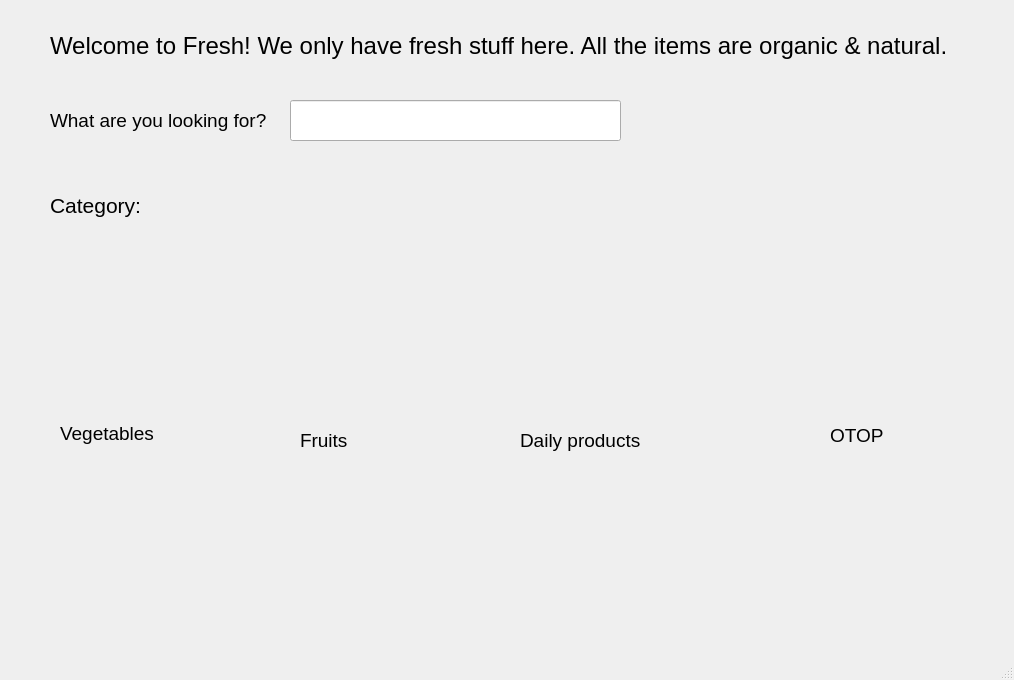
<?xml version="1.0" encoding="UTF-8"?>
<ui version="4.0">
 <class>MainWindow</class>
 <widget class="QMainWindow" name="MainWindow">
  <property name="geometry">
   <rect>
    <x>0</x>
    <y>0</y>
    <width>1014</width>
    <height>680</height>
   </rect>
  </property>
  <property name="windowTitle">
   <string>MainWindow</string>
  </property>
  <widget class="QWidget" name="centralwidget">
   <widget class="QLabel" name="label">
    <property name="geometry">
     <rect>
      <x>50</x>
      <y>20</y>
      <width>941</width>
      <height>51</height>
     </rect>
    </property>
    <property name="font">
     <font>
      <pointsize>18</pointsize>
     </font>
    </property>
    <property name="text">
     <string>Welcome to Fresh! We only have fresh stuff here. All the items are organic &amp; natural.</string>
    </property>
   </widget>
   <widget class="QLabel" name="label_2">
    <property name="geometry">
     <rect>
      <x>50</x>
      <y>100</y>
      <width>231</width>
      <height>41</height>
     </rect>
    </property>
    <property name="font">
     <font>
      <pointsize>14</pointsize>
     </font>
    </property>
    <property name="text">
     <string>What are you looking for?</string>
    </property>
   </widget>
   <widget class="QLineEdit" name="lineEdit">
    <property name="geometry">
     <rect>
      <x>290</x>
      <y>100</y>
      <width>331</width>
      <height>41</height>
     </rect>
    </property>
   </widget>
   <widget class="QLabel" name="label_3">
    <property name="geometry">
     <rect>
      <x>50</x>
      <y>180</y>
      <width>101</width>
      <height>51</height>
     </rect>
    </property>
    <property name="font">
     <font>
      <pointsize>16</pointsize>
     </font>
    </property>
    <property name="text">
     <string>Category:</string>
    </property>
   </widget>
   <widget class="QLabel" name="label_4">
    <property name="geometry">
     <rect>
      <x>60</x>
      <y>420</y>
      <width>101</width>
      <height>26</height>
     </rect>
    </property>
    <property name="font">
     <font>
      <pointsize>14</pointsize>
     </font>
    </property>
    <property name="text">
     <string>Vegetables</string>
    </property>
   </widget>
   <widget class="QLabel" name="label_5">
    <property name="geometry">
     <rect>
      <x>300</x>
      <y>420</y>
      <width>61</width>
      <height>41</height>
     </rect>
    </property>
    <property name="font">
     <font>
      <pointsize>14</pointsize>
     </font>
    </property>
    <property name="text">
     <string>Fruits</string>
    </property>
   </widget>
   <widget class="QLabel" name="label_6">
    <property name="geometry">
     <rect>
      <x>520</x>
      <y>420</y>
      <width>141</width>
      <height>41</height>
     </rect>
    </property>
    <property name="font">
     <font>
      <pointsize>14</pointsize>
     </font>
    </property>
    <property name="text">
     <string>Daily products</string>
    </property>
   </widget>
   <widget class="QLabel" name="label_7">
    <property name="geometry">
     <rect>
      <x>830</x>
      <y>420</y>
      <width>61</width>
      <height>31</height>
     </rect>
    </property>
    <property name="font">
     <font>
      <pointsize>14</pointsize>
     </font>
    </property>
    <property name="text">
     <string>OTOP</string>
    </property>
   </widget>
  </widget>
  <widget class="QMenuBar" name="menubar">
   <property name="geometry">
    <rect>
     <x>0</x>
     <y>0</y>
     <width>1014</width>
     <height>22</height>
    </rect>
   </property>
  </widget>
  <widget class="QStatusBar" name="statusbar"/>
 </widget>
 <resources/>
 <connections/>
</ui>
